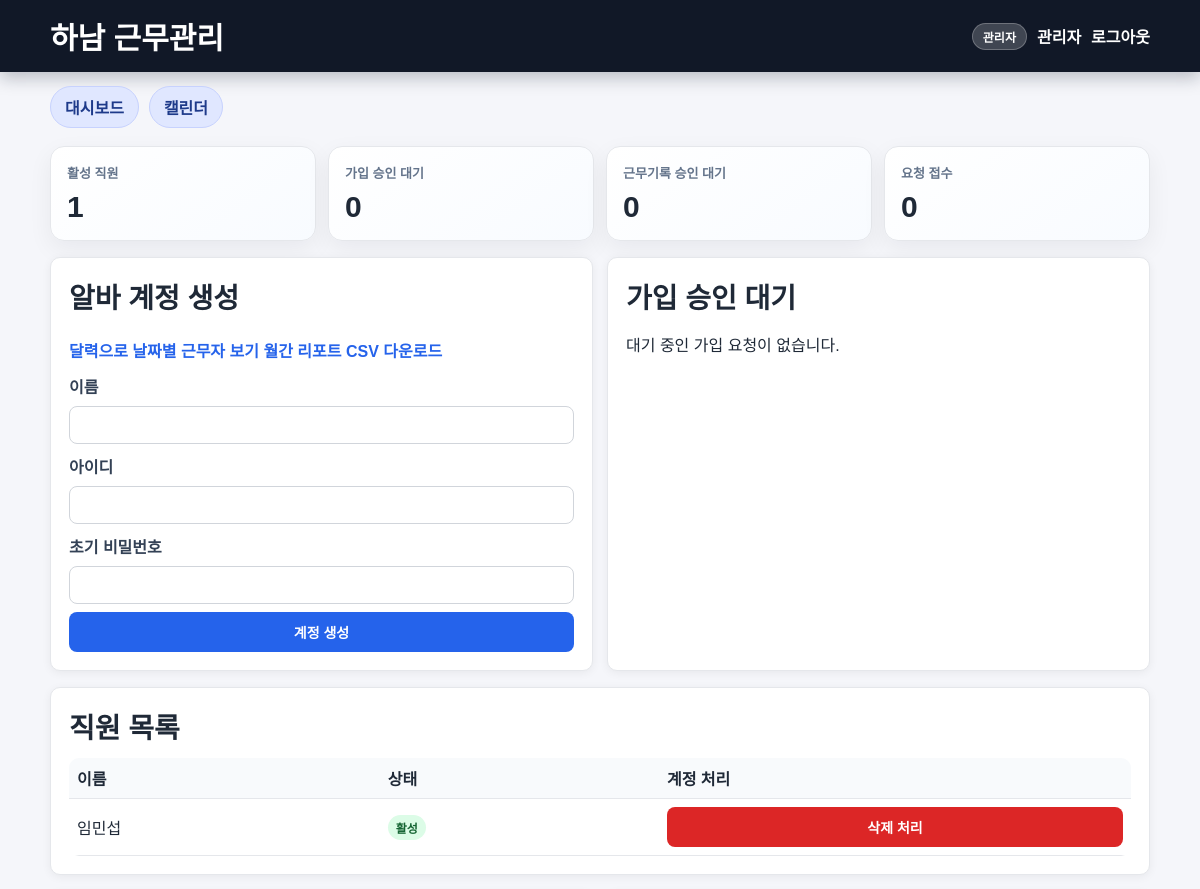
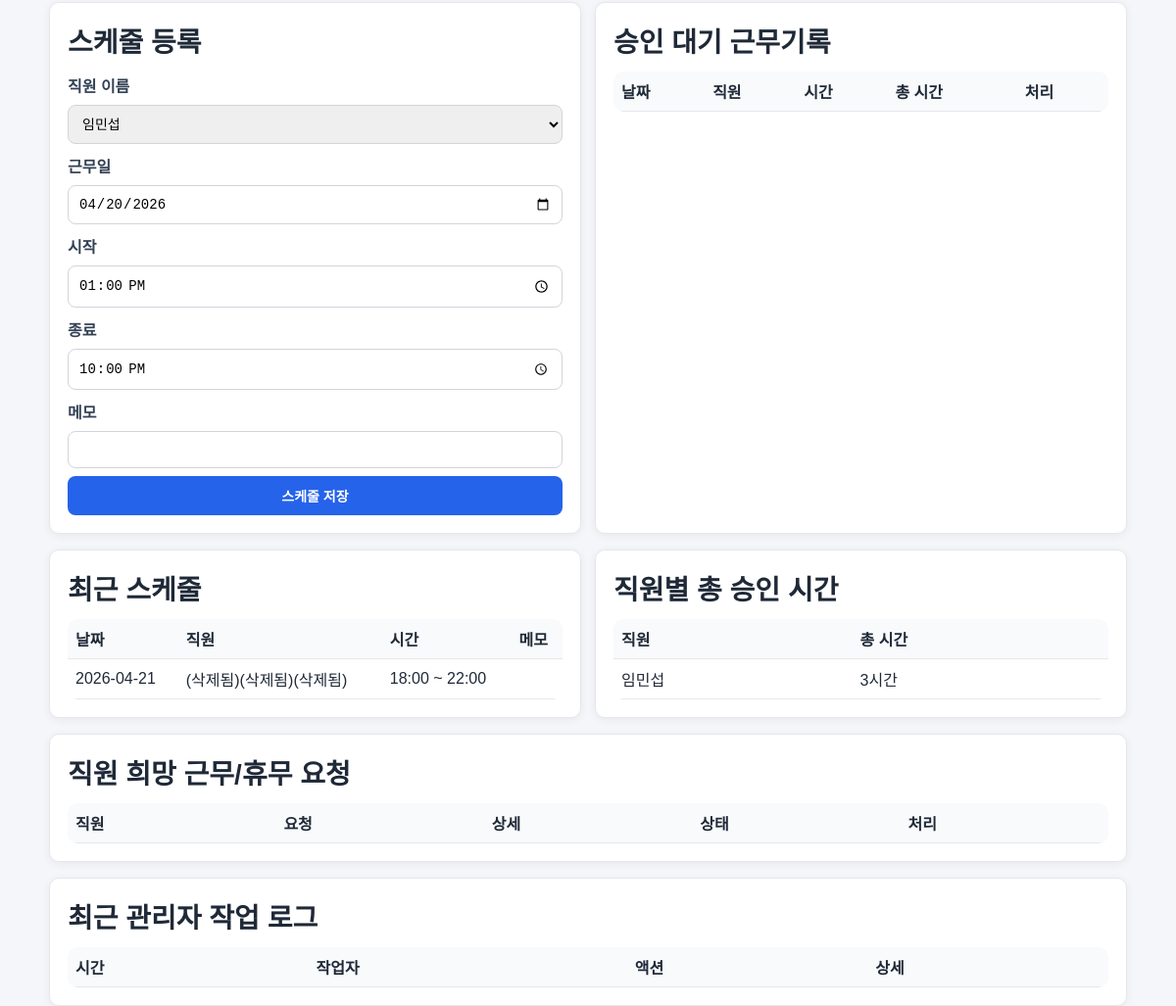
The page /admin (signed in) on the database its author committed (2 pictures, top to bottom).
### tables this page shows
CREATE TABLE users (
            id INTEGER PRIMARY KEY AUTOINCREMENT,
            username TEXT UNIQUE NOT NULL,
            password_hash TEXT NOT NULL,
            role TEXT NOT NULL CHECK (role IN ('admin', 'staff')),
            must_change_password INTEGER NOT NULL DEFAULT 1,
            is_active INTEGER NOT NULL DEFAULT 1,
            created_at TEXT NOT NULL
        , full_name TEXT NOT NULL DEFAULT '', approval_status TEXT NOT NULL DEFAULT 'approved' CHECK (approval_status IN ('pending', 'approved', 'rejected')), approved_by INTEGER, approved_at TEXT, is_deleted INTEGER NOT NULL DEFAULT 0);

CREATE TABLE shifts (
            id INTEGER PRIMARY KEY AUTOINCREMENT,
            staff_id INTEGER NOT NULL,
            work_date TEXT NOT NULL,
            start_time TEXT NOT NULL,
            end_time TEXT NOT NULL,
            note TEXT,
            created_by INTEGER NOT NULL,
            created_at TEXT NOT NULL,
            FOREIGN KEY(staff_id) REFERENCES users(id),
            FOREIGN KEY(created_by) REFERENCES users(id)
        );

### app.py (the view)
@app.route("/admin")
@login_required
@role_required("admin")
def admin_dashboard():
    db = get_db()
    staff_list = db.execute(
        """
        SELECT id, username, full_name, is_active, approval_status
        FROM users
        WHERE role = 'staff' AND is_deleted = 0
        ORDER BY full_name, username
        """
    ).fetchall()
    pending_staff = [s for s in staff_list if s["approval_status"] == "pending"]
    shifts = db.execute(
        """
        SELECT s.id, s.work_date, s.start_time, s.end_time, s.note, u.full_name AS staff_name
        FROM shifts s
        JOIN users u ON u.id = s.staff_id
        ORDER BY s.work_date DESC, s.start_time DESC
        LIMIT 20
        """
    ).fetchall()
    pending_logs = db.execute(
        """
        SELECT wl.id, wl.work_date, wl.clock_in, wl.clock_out, wl.total_minutes, u.full_name AS staff_name
        FROM work_logs wl
        JOIN users u ON u.id = wl.staff_id
        WHERE wl.status = 'pending'
        ORDER BY wl.work_date DESC
        """
    ).fetchall()
    monthly = db.execute(
        """
        SELECT
            u.full_name AS staff_name,
            COALESCE(SUM(CASE WHEN wl.status = 'approved' THEN wl.total_minutes ELSE 0 END), 0) AS approved_minutes
        FROM users u
        LEFT JOIN work_logs wl ON wl.staff_id = u.id
        WHERE u.role = 'staff' AND u.is_active = 1
        GROUP BY u.id, u.full_name
        ORDER BY u.full_name
        """
    ).fetchall()
    monthly_hours = [
        {"staff_name": row["staff_name"], "pay_hours": minutes_to_pay_hours(row["approved_minutes"])}
        for row in monthly
    ]
    approved_staff_count = len([s for s in staff_list if s["is_active"] and s["approval_status"] == "approved"])
    recent_requests = db.execute(
        """
        SELECT ar.id, u.full_name, ar.request_type, ar.weekday, ar.request_date, ar.note, ar.status
        FROM availability_requests ar
        JOIN users u ON u.id = ar.staff_id
        WHERE u.is_deleted = 0
        ORDER BY ar.created_at DESC
        LIMIT 20
        """
    ).fetchall()
    pending_requests = [r for r in recent_requests if r["status"] == "pending"]
    recent_audit_logs = db.execute(
        """
        SELECT a.action, a.details, a.created_at, u.full_name AS actor_name
        FROM audit_logs a
        JOIN users u ON u.id = a.actor_id
        ORDER BY a.created_at DESC
        LIMIT 15
        """
    ).fetchall()
    return render_template(
        "admin_dashboard.html",
        staff_list=staff_list,
        pending_staff=pending_staff,
        shifts=shifts,
        pending_logs=pending_logs,
        monthly_hours=monthly_hours,
        recent_requests=recent_requests,
        pending_requests=pending_requests,
        recent_audit_logs=recent_audit_logs,
        approved_staff_count=approved_staff_count,
        minutes_to_pay_hours=minutes_to_pay_hours,
    )

### app.py (called while the page is built)
def get_db():
    if "db" not in g:
        g.db = sqlite3.connect(app.config["DATABASE"])
        g.db.row_factory = sqlite3.Row
    return g.db

def ensure_column(db, table_name, column_name, alter_sql):
    cols = db.execute(f"PRAGMA table_info({table_name})").fetchall()
    if column_name not in [c["name"] for c in cols]:
        db.execute(alter_sql)

def minutes_to_pay_hours(total_minutes):
    rounded_half_hours = round(total_minutes / 30)
    pay_hours = rounded_half_hours * 0.5
    if pay_hours.is_integer():
        return str(int(pay_hours))
    return f"{pay_hours:.1f}"

def login_required(f):
    @wraps(f)
    def wrapper(*args, **kwargs):
        if "user_id" not in session:
            return redirect(url_for("login"))
        return f(*args, **kwargs)
    return wrapper

def role_required(required_role):
    def decorator(f):
        @wraps(f)
        def wrapper(*args, **kwargs):
            if session.get("role") != required_role:
                flash("권한이 없습니다.")
                return redirect(url_for("dashboard"))
            return f(*args, **kwargs)
        return wrapper
    return decorator

@app.context_processor
def inject_today_date():
    return {
        "today_date": datetime.now().strftime("%Y-%m-%d"),
        "default_start_time": "13:00",
        "default_end_time": "22:00",
        "weekday_options": WEEKDAY_OPTIONS,
    }

@app.before_request
def ensure_db():
    init_db()

### templates/admin_dashboard.html (shortened to what this page needs)
{% extends 'base.html' %}
{% block content %}
<section class="stats-grid">
  <article class="stat-card">
    <p class="stat-label">활성 직원</p>
    <p class="stat-value">{{ approved_staff_count }}</p>
  </article>
  <article class="stat-card">
    <p class="stat-label">가입 승인 대기</p>
    <p class="stat-value">{{ pending_staff|length }}</p>
  </article>
  <article class="stat-card">
    <p class="stat-label">근무기록 승인 대기</p>
    <p class="stat-value">{{ pending_logs|length }}</p>
  </article>
  <article class="stat-card">
    <p class="stat-label">요청 접수</p>
    <p class="stat-value">{{ recent_requests|length }}</p>
  </article>
</section>
<section class="grid-two">
  <article class="card">
    <h2>알바 계정 생성</h2>
    <a class="link" href="{{ url_for('admin_calendar') }}">달력으로 날짜별 근무자 보기</a>
    <a class="link" href="{{ url_for('monthly_report_csv') }}">월간 리포트 CSV 다운로드</a>
    <form method="post" action="{{ url_for('create_staff') }}" class="form-grid">
      <label>이름</label>
      <input name="full_name" required />
      <label>아이디</label>
      <input name="username" required />
      <label>초기 비밀번호</label>
      <input name="temp_password" type="password" minlength="8" required />
      <button type="submit">계정 생성</button>
    </form>
  </article>
  <article class="card">
    <h2>가입 승인 대기</h2>
    {% if pending_staff %}
    <table>
      <thead>
        <tr><th>이름</th><th>아이디</th><th>처리</th></tr>
      </thead>
      <tbody>
        {% for s in pending_staff %}
        <tr>
          <td>{{ s['full_name'] }}</td>
          <td>{{ s['username'] }}</td>
          <td class="actions">
            <form method="post" action="{{ url_for('approve_staff', staff_id=s['id']) }}">
              <button type="submit">승인</button>
            </form>
            <form method="post" action="{{ url_for('reject_staff', staff_id=s['id']) }}">
              <button type="submit" class="btn-secondary">반려</button>
            </form>
          </td>
        </tr>
        {% endfor %}
      </tbody>
    </table>
    {% else %}
    <p>대기 중인 가입 요청이 없습니다.</p>
    {% endif %}
  </article>
</section>
<section class="card">
  <h2>직원 목록</h2>
  <table>
    <thead>
      <tr><th>이름</th><th>상태</th><th>계정 처리</th></tr>
    </thead>
    <tbody>
      {% for s in staff_list %}
      <tr>
        <td>{{ s['full_name'] }}</td>
        <td>
          {% if s['approval_status'] == 'pending' %}
          <span class="status-badge pending">승인 대기</span>
          {% elif s['is_active'] %}
          <span class="status-badge approved">활성</span>
          {% else %}
          <span class="status-badge rejected">비활성</span>
          {% endif %}
        </td>
        <td>
          <form method="post" action="{{ url_for('delete_staff', staff_id=s['id']) }}" onsubmit="return confirm('정말 삭제하시겠습니까? 삭제 후 목록에서 사라집니다.');">
            <button type="submit" class="btn-danger">삭제 처리</button>
          </form>
        </td>
      </tr>
      {% endfor %}
    </tbody>
  </table>
</section>
<section class="grid-two">
  <article class="card">
    <h2>스케줄 등록</h2>
    <form method="post" action="{{ url_for('create_shift') }}" class="form-grid">
      <label>직원 이름</label>
      <select name="staff_id" required>
        {% for s in staff_list %}
        {% if s['is_active'] and s['approval_status'] == 'approved' %}
        <option value="{{ s['id'] }}">{{ s['full_name'] }}</option>
        {% endif %}
        {% endfor %}
      </select>
      <label>근무일</label>
      <input type="date" name="work_date" value="{{ today_date }}" required />
      <label>시작</label>
      <input type="time" name="start_time" value="{{ default_start_time }}" required />
      <label>종료</label>
      <input type="time" name="end_time" value="{{ default_end_time }}" required />
      <label>메모</label>
      <input name="note" />
      <button type="submit">스케줄 저장</button>
    </form>
  </article>
  <article class="card">
    <h2>승인 대기 근무기록</h2>
    <table>
      <thead>
        <tr><th>날짜</th><th>직원</th><th>시간</th><th>총 시간</th><th>처리</th></tr>
      </thead>
    </table>
  </article>
</section>
<section class="grid-two">
  <article class="card">
    <h2>최근 스케줄</h2>
    <table>
      <thead>
        <tr><th>날짜</th><th>직원</th><th>시간</th><th>메모</th></tr>
      </thead>
      <tbody>
        {% for s in shifts %}
        <tr>
          <td>{{ s['work_date'] }}</td>
          <td>{{ s['staff_name'] }}</td>
          <td>{{ s['start_time'] }} ~ {{ s['end_time'] }}</td>
          <td>{{ s['note'] }}</td>
        </tr>
        {% endfor %}
      </tbody>
    </table>
  </article>
  <article class="card">
    <h2>직원별 총 승인 시간</h2>
    <table>
      <thead>
        <tr><th>직원</th><th>총 시간</th></tr>
      </thead>
      <tbody>
        {% for m in monthly_hours %}
        <tr>
          <td>{{ m['staff_name'] }}</td>
          <td>{{ m['pay_hours'] }}시간</td>
        </tr>
        {% endfor %}
      </tbody>
    </table>
  </article>
</section>
<section class="card">
  <h2>직원 희망 근무/휴무 요청</h2>
  <table>
    <thead>
      <tr><th>직원</th><th>요청</th><th>상세</th><th>상태</th><th>처리</th></tr>
    </thead>
  </table>
</section>
<section class="card">
  <h2>최근 관리자 작업 로그</h2>
  <table>
    <thead>
      <tr><th>시간</th><th>작업자</th><th>액션</th><th>상세</th></tr>
    </thead>
  </table>
</section>
{% endblock %}

### templates/base.html (shortened to what this page needs)
<!doctype html>
<html lang="ko">
  <head>
    <link rel="stylesheet" href="{{ url_for('static', filename='style.css') }}" />
  </head>
  <body>
    <header class="topbar">
      <div class="container">
        <a class="brand" href="{{ url_for('dashboard') }}">하남 근무관리</a>
        {% if session.get('user_id') %}
        <div class="user-area">
          <span class="role-chip">{{ "관리자" if session.get('role') == "admin" else "직원" }}</span>
          <span>{{ session.get('full_name', session.get('username')) }}</span>
          <a href="{{ url_for('logout') }}">로그아웃</a>
        </div>
        {% endif %}
      </div>
    </header>
    <main class="container">
      {% if session.get('user_id') %}
      <nav class="subnav">
        {% if session.get('role') == 'admin' %}
        <a href="{{ url_for('admin_dashboard') }}">대시보드</a>
        <a href="{{ url_for('admin_calendar') }}">캘린더</a>
        {% else %}
        <a href="{{ url_for('staff_dashboard') }}">내 근무</a>
        {% endif %}
      </nav>
      {% endif %}
       {% block content %}{% endblock %}
    </main>
  </body>
</html>

### static/style.css (style rules this page uses)
* { box-sizing: border-box; }
body { margin: 0; font-family: "Pretendard", "Noto Sans KR", Arial, sans-serif; background: #f3f6fb; color: #0f172a; }
.container { width: min(1240px, 92%); margin: 0 auto; }
.topbar { background: linear-gradient(135deg, #0b1220, #14294b); color: #fff; padding: 16px 0; box-shadow: 0 6px 16px rgba(10, 20, 40, 0.25); }
.topbar .container { display: flex; justify-content: space-between; align-items: center; }
.brand { color: #fff; text-decoration: none; font-size: 30px; font-weight: 800; }
.user-area { display: flex; align-items: center; gap: 10px; font-weight: 600; }
.role-chip { background: rgba(255, 255, 255, 0.2); border: 1px solid rgba(255, 255, 255, 0.24); padding: 4px 10px; border-radius: 999px; font-size: 12px; }
.topbar a { color: #fff; text-decoration: none; }
.subnav { margin-top: 14px; display: flex; gap: 10px; }
.subnav a { display: inline-block; text-decoration: none; color: #1e3a8a; background: #e0e7ff; border: 1px solid #c7d2fe; padding: 8px 14px; border-radius: 999px; font-weight: 700; }
.stats-grid { margin-top: 18px; display: grid; grid-template-columns: repeat(auto-fit, minmax(200px, 1fr)); gap: 12px; }
.stat-card { background: linear-gradient(145deg, #ffffff, #f8fbff); border: 1px solid #e5e7eb; border-radius: 14px; padding: 16px; box-shadow: 0 8px 24px rgba(15, 23, 42, 0.06); }
.stat-label { margin: 0; font-size: 13px; color: #64748b; font-weight: 700; }
.stat-value { margin: 8px 0 0; font-size: 30px; font-weight: 800; }
.card { background: #fff; border-radius: 14px; padding: 18px; margin-top: 16px; border: 1px solid #e5e7eb; box-shadow: 0 10px 24px rgba(15, 23, 42, 0.05); }
.card h2 { margin: 0 0 12px; font-size: 28px; }
.form-grid { display: grid; gap: 8px; }
label { margin-top: 2px; font-weight: 700; color: #334155; }
input, select, button { width: 100%; padding: 11px 12px; border-radius: 10px; border: 1px solid #d1d5db; font-size: 14px; }
button { border: none; background: #2563eb; color: #fff; font-weight: 700; cursor: pointer; }
.btn-danger { background: #dc2626; }
.link { display: inline-block; margin-bottom: 10px; color: #1d4ed8; text-decoration: none; font-weight: 700; }
.grid-two { display: grid; grid-template-columns: repeat(auto-fit, minmax(340px, 1fr)); gap: 14px; }
table { width: 100%; border-collapse: collapse; border-radius: 10px; overflow: hidden; }
thead { background: #f8fafc; }
th, td { text-align: left; padding: 10px 8px; border-bottom: 1px solid #e5e7eb; }
.status-badge { display: inline-block; padding: 4px 8px; border-radius: 999px; font-size: 12px; font-weight: 700; }
.status-badge.approved { color: #166534; background: #dcfce7; }
body { margin: 0; font-family: Arial, sans-serif; background: #f5f6fa; color: #1f2937; }
.container { width: min(1100px, 92%); margin: 0 auto; }
.topbar { background: #111827; color: #fff; padding: 14px 0; }
.card { background: #fff; border-radius: 10px; padding: 18px; margin-top: 16px; box-shadow: 0 2px 10px rgba(0, 0, 0, 0.06); }
input, select, button { padding: 10px; border-radius: 8px; border: 1px solid #d1d5db; }
button { background: #2563eb; color: #fff; border: none; cursor: pointer; }
.link { display: inline-block; margin-top: 10px; color: #2563eb; text-decoration: none; }
.grid-two { display: grid; grid-template-columns: repeat(auto-fit, minmax(320px, 1fr)); gap: 14px; }
table { width: 100%; border-collapse: collapse; }
th, td { text-align: left; padding: 8px; border-bottom: 1px solid #e5e7eb; }

### rows shown on the page
users: full_name "관리자", get "관리자"
users: full_name "임민섭", approval_status "활성", staff_name "임민섭", pay_hours "3"
shifts: work_date "2026-04-21", staff_name "(삭제됨)(삭제됨)(삭제됨)", start_time "18:00", end_time "22:00"

### other values the page prints
{{ approved_staff_count }} "1"
{{ pending_staff|length }} "0"
{{ pending_logs|length }} "0"
{{ recent_requests|length }} "0"
form field staff_id "임민섭"
